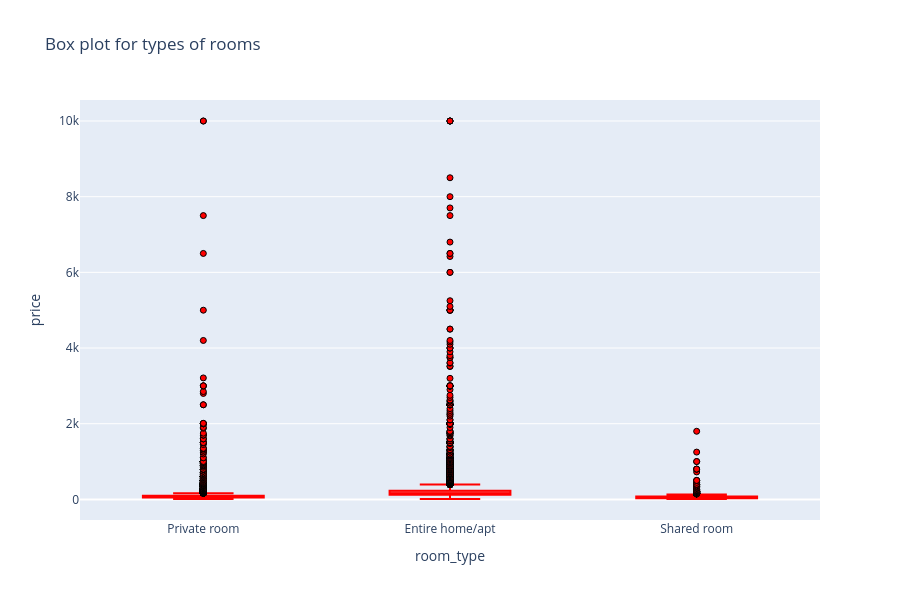

Notebook source saved alongside this figure:
### Code cell
group_room_price = ab_nyc.groupby("room_type")["price"].median().reset_index().sort_values(by = "price",ascending=False)
fig = px.box(ab_nyc, x="room_type", y ="price", title="Box plot for types of rooms",points="outliers")
fig.update_traces(marker = dict(color = "red", line =dict(color = "black", width = 1)))
fig.update_layout(height = 600)
fig.show()

### Figure 1 — Plotly figure (JSON) as saved in the notebook; plotly's stock layout.template omitted (floating-point values rounded to 4 significant figures; data arrays with more than 128 entries replaced by an {"elided": "..."} marker saying what was removed)
{"data": [{"alignmentgroup": "True", "boxpoints": "outliers", "hovertemplate": "room_type=%{x}<br>price=%{y}<extra></extra>", "legendgroup": "", "marker": {"color": "red", "line": {"color": "black", "width": 1}}, "name": "", "notched": false, "offsetgroup": "", "orientation": "v", "showlegend": false, "type": "box", "x": {"elided": "48884 str values"}, "x0": " ", "xaxis": "x", "y": {"elided": "48884 int values"}, "y0": " ", "yaxis": "y"}], "layout": {"boxmode": "group", "height": 600, "legend": {"tracegroupgap": 0}, "title": {"text": "Box plot for types of rooms"}, "xaxis": {"anchor": "y", "domain": [0, 1], "title": {"text": "room_type"}}, "yaxis": {"anchor": "x", "domain": [0, 1], "title": {"text": "price"}}}}
